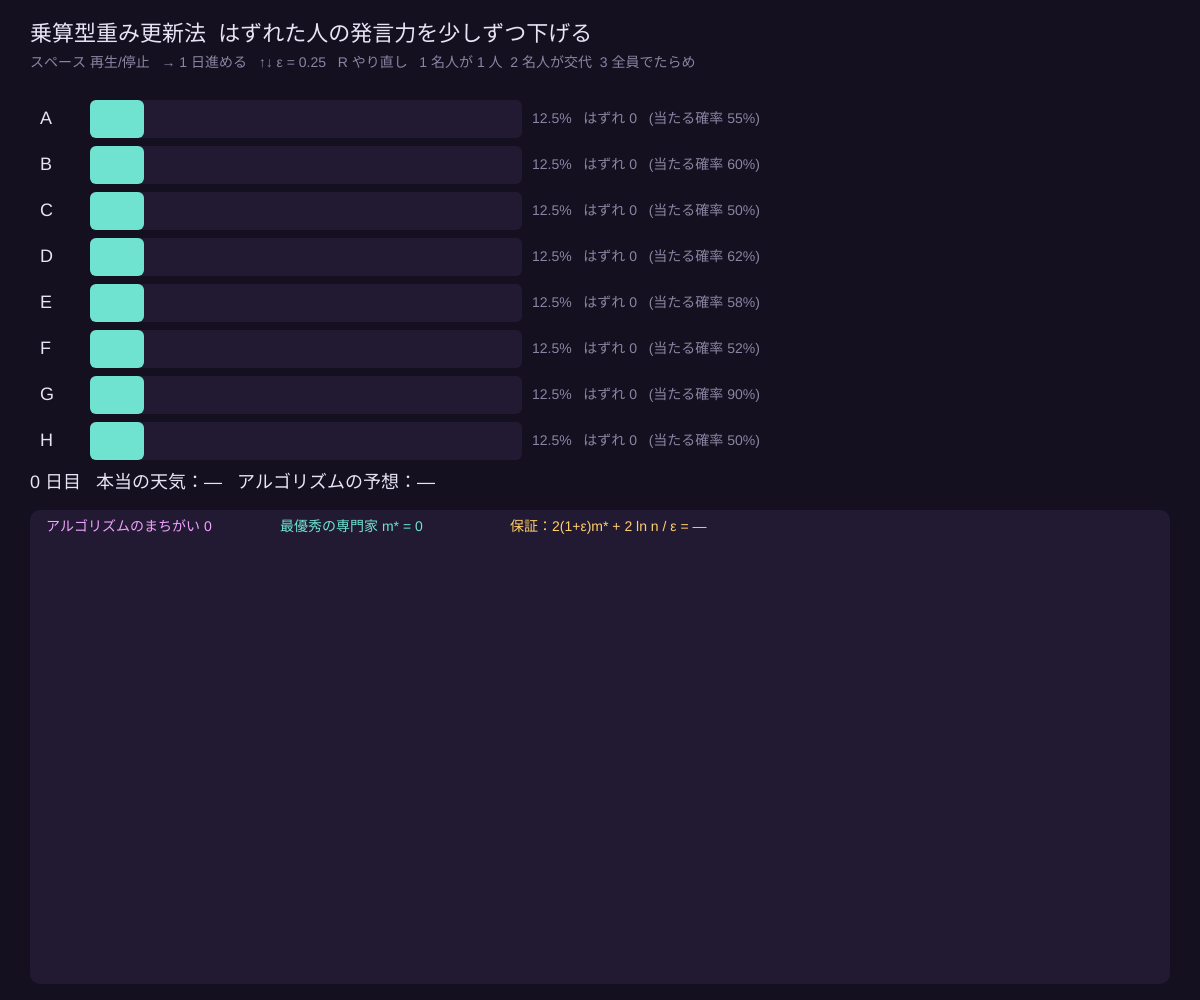
Frame 1 (no input)
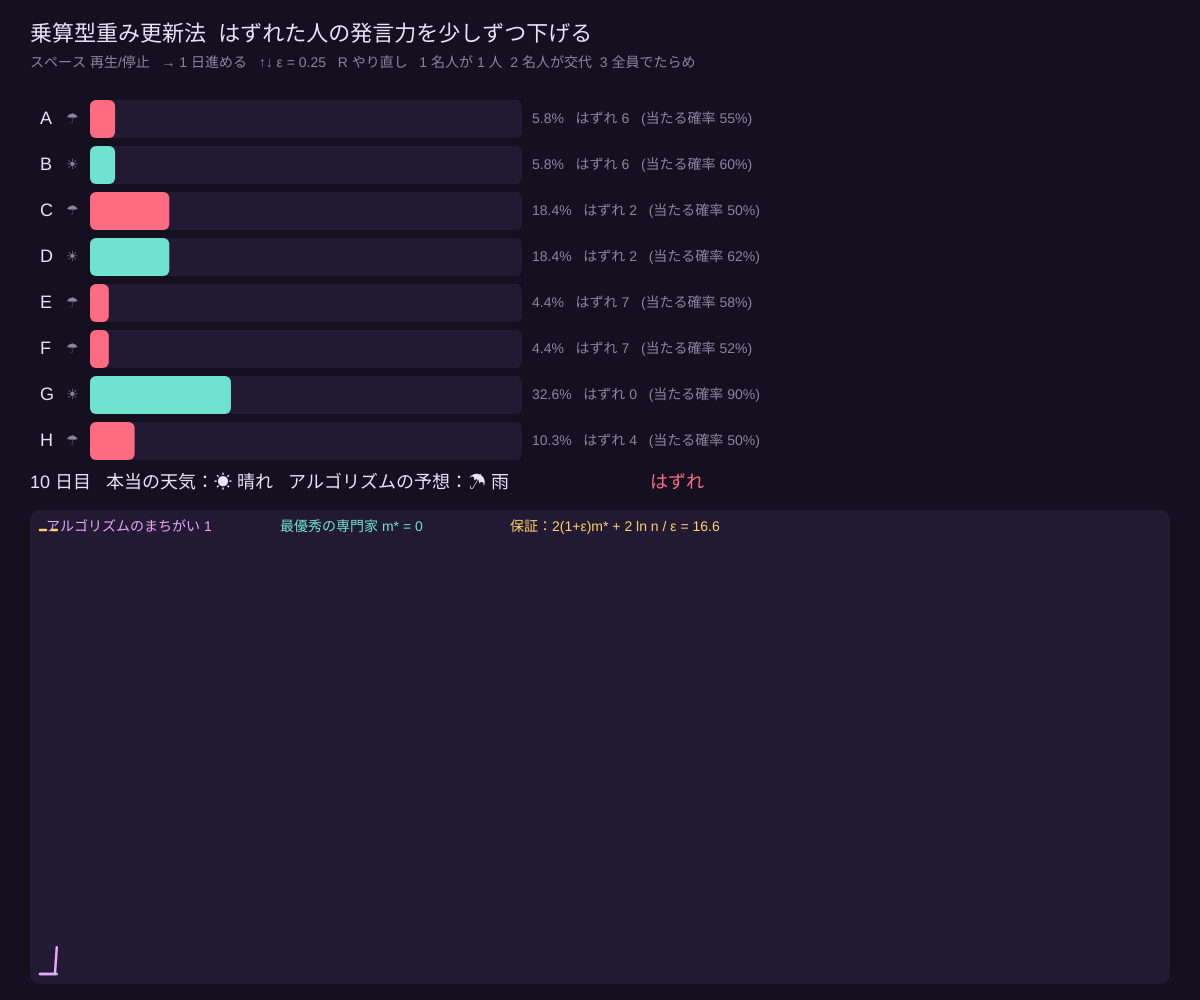
Frame 60 (no input)
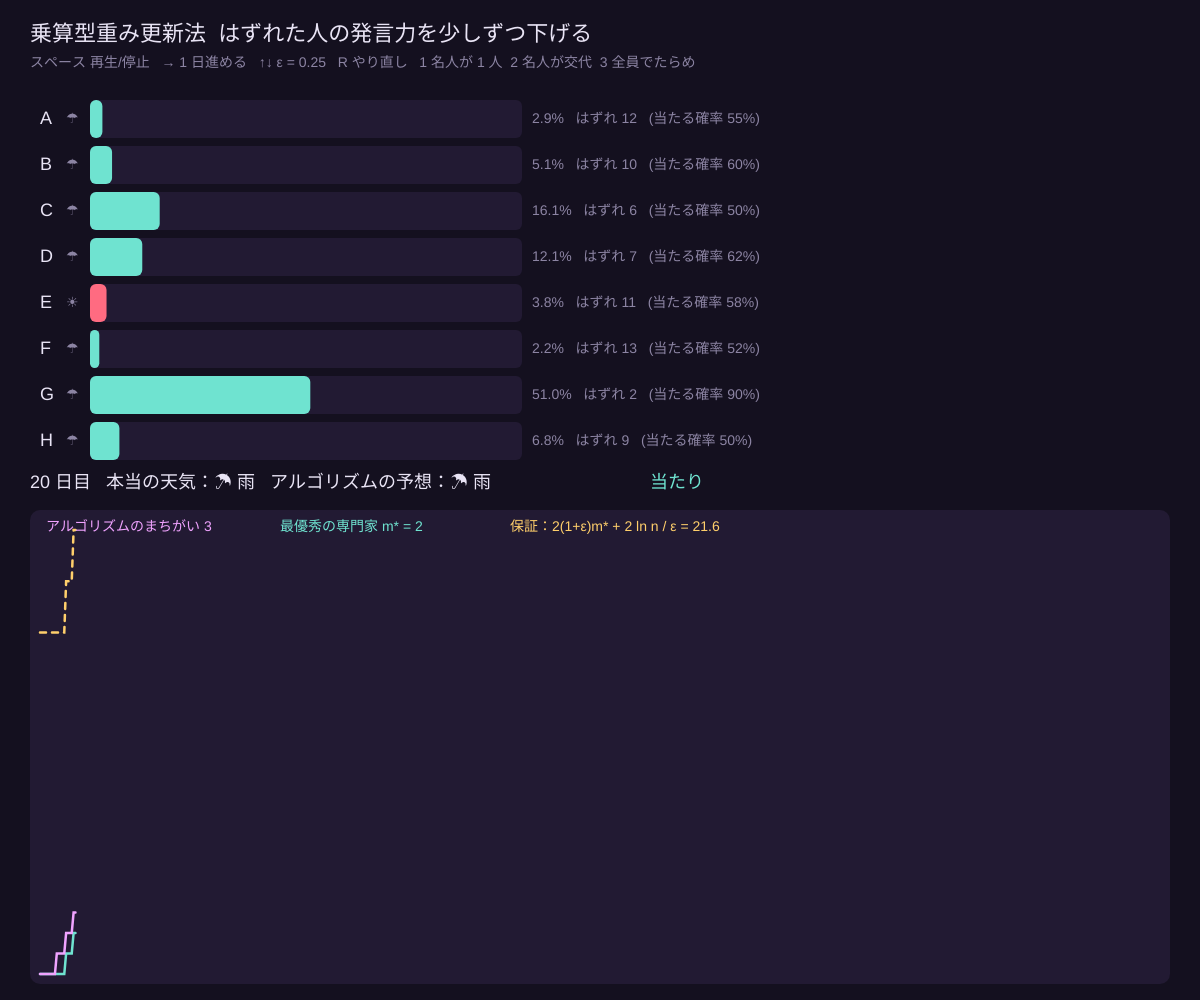
Frame 120 (the mouse pressed at the canvas centre since frame 60)

The p5.js sketch that drew these frames (run headless with seeded random() and noise() and a simulated clock; from frame 60 on, the mouse is pressed at the canvas centre):

// p5.js sketch
// ── sketch.js
// ============================================
// 11 乗算型重み更新法（重みつき多数決）
// 8 人の「専門家」が毎日、明日の天気（晴れ / 雨）を予想する。誰が当たるかは最初わからない
// アルゴリズム：重みの合計が大きい方の意見に従う。はずれた専門家の重みを (1 − ε) 倍にする
// これだけで、自分のまちがいは「いちばん優秀な専門家のまちがい」の約 2 倍 + 定数におさまる
//   まちがい ≤ 2(1 + ε)·m* + 2 ln n / ε  （m* = 最優秀の専門家のまちがい数）
// 操作：スペース = 再生・停止 / → = 1 日進める / ↑↓ = ε を変える / R = やり直し
//       1〜3 = お手本（名人が 1 人・名人が途中で交代・全員でたらめ）
// ============================================

let n = 8;
let eps = 0.25;         // ★ はずれたときに重みを減らす割合
let acc = [];           // 各専門家が当たる確率
let w = [], mistakes = [], algMistakes = 0, day = 0;
let histAlg = [], histBest = [], histBound = [];
let lastPred = [], lastTruth = 0, lastAlg = 0;
let scenario = 1;
let auto = true, speed = 6;
const names = ['A', 'B', 'C', 'D', 'E', 'F', 'G', 'H'];

const BG = '#14101f', PANEL = '#221a33', FG = '#e9e4f5', DIM = '#8c84a3';
const ORCHID = '#f0a3ff', MINT = '#6fe3d0', GOLD = '#ffcf6b', BAD = '#ff6b81';

function setup() {
  createCanvas(windowWidth, windowHeight);
  textFont('sans-serif');
  reset(1);
}

function reset(k) {
  scenario = k;
  acc = [0.55, 0.6, 0.5, 0.62, 0.58, 0.52, 0.9, 0.5];   // G が名人
  if (k === 3) acc = acc.map(() => 0.5);
  w = new Array(n).fill(1); mistakes = new Array(n).fill(0);
  algMistakes = 0; day = 0; histAlg = []; histBest = []; histBound = []; lastPred = [];
}

// ★ 1 日ぶん
function oneDay() {
  if (scenario === 2 && day === 150) { acc[6] = 0.45; acc[1] = 0.92; }   // 名人が交代する
  let truth = random() < 0.5 ? 1 : 0;                     // 1 = 雨、0 = 晴れ
  let pred = acc.map((a) => (random() < a ? truth : 1 - truth));
  // 重みつき多数決
  let wRain = 0, wSun = 0;
  pred.forEach((p, i) => (p ? (wRain += w[i]) : (wSun += w[i])));
  let alg = wRain >= wSun ? 1 : 0;
  if (alg !== truth) algMistakes++;
  // はずれた専門家の重みを (1 − ε) 倍
  pred.forEach((p, i) => { if (p !== truth) { mistakes[i]++; w[i] *= 1 - eps; } });
  let mx = max(w); if (mx < 1e-100) w = w.map((v) => v * 1e100);   // 小さくなりすぎないように（比は同じ）
  day++;
  let best = min(mistakes);
  histAlg.push(algMistakes); histBest.push(best);
  histBound.push(2 * (1 + eps) * best + (2 * Math.log(n)) / eps);
  lastPred = pred; lastTruth = truth; lastAlg = alg;
  if (histAlg.length > 600) { histAlg.shift(); histBest.shift(); histBound.shift(); }
}

function draw() {
  background(BG);
  if (auto && frameCount % speed === 0) oneDay();

  noStroke(); fill(FG); textAlign(LEFT, TOP); textSize(22);
  text('乗算型重み更新法  はずれた人の発言力を少しずつ下げる', 30, 24);
  fill(DIM); textSize(14);
  text(`スペース 再生/停止   → 1 日進める   ↑↓ ε = ${eps.toFixed(2)}   R やり直し   1 名人が 1 人  2 名人が交代  3 全員でたらめ`, 30, 56);

  // 専門家の重み
  let total = w.reduce((a, b) => a + b, 0);
  let x0 = 30, y0 = 100, rowH = min(46, (height * 0.56 - 100) / n), barW = width * 0.36;
  for (let i = 0; i < n; i++) {
    let y = y0 + i * rowH;
    let share = w[i] / total;
    fill(PANEL); rect(x0 + 60, y, barW, rowH - 8, 6);
    fill(lastPred.length && lastPred[i] !== lastTruth ? BAD : MINT);
    rect(x0 + 60, y, max(2, share * barW), rowH - 8, 6);
    fill(FG); textSize(18); textAlign(LEFT, CENTER); text(names[i], x0 + 10, y + rowH / 2 - 4);
    textSize(14); fill(DIM);
    text(lastPred.length ? (lastPred[i] ? '☂' : '☀') : '', x0 + 36, y + rowH / 2 - 4);
    text(`${(share * 100).toFixed(1)}%   はずれ ${mistakes[i]}   (当たる確率 ${round(acc[i] * 100)}%)`, x0 + 70 + barW, y + rowH / 2 - 4);
  }
  // 今日の結果
  let ry = y0 + n * rowH + 6;
  textAlign(LEFT, TOP); textSize(18);
  fill(FG); text(`${day} 日目   本当の天気：${lastPred.length ? (lastTruth ? '☂ 雨' : '☀ 晴れ') : '—'}   アルゴリズムの予想：${lastPred.length ? (lastAlg ? '☂ 雨' : '☀ 晴れ') : '—'}`, x0, ry);
  fill(lastPred.length && lastAlg === lastTruth ? MINT : BAD);
  if (lastPred.length) text(lastAlg === lastTruth ? '当たり' : 'はずれ', x0 + 620, ry);

  // まちがい数のグラフ
  let gx = 30, gy = ry + 36, gw = width - 60, gh = height - gy - 16;
  fill(PANEL); rect(gx, gy, gw, gh, 10);
  let mx = max(1, ...histBound.slice(-1), ...histAlg.slice(-1));
  let plot = (arr, col, dash) => {
    noFill(); stroke(col); strokeWeight(2.5);
    if (dash) drawingContext.setLineDash([6, 6]);
    beginShape(); arr.forEach((v, i) => vertex(gx + 10 + (i / 600) * (gw - 20), gy + gh - 10 - (v / mx) * (gh - 30))); endShape();
    drawingContext.setLineDash([]);
  };
  plot(histBound, GOLD, true); plot(histBest, MINT, false); plot(histAlg, ORCHID, false);
  noStroke(); textSize(14); textAlign(LEFT, TOP);
  fill(ORCHID); text(`アルゴリズムのまちがい ${algMistakes}`, gx + 16, gy + 10);
  fill(MINT); text(`最優秀の専門家 m* = ${min(mistakes)}`, gx + 250, gy + 10);
  fill(GOLD); text(`保証：2(1+ε)m* + 2 ln n / ε = ${histBound.length ? histBound[histBound.length - 1].toFixed(1) : '—'}`, gx + 480, gy + 10);
}

function keyPressed() {
  if (key === ' ') { auto = !auto; return false; }
  if (key === RIGHT_ARROW) { oneDay(); return false; }
  if (key === UP_ARROW) { eps = min(0.9, eps + 0.05); return false; }
  if (key === DOWN_ARROW) { eps = max(0.05, eps - 0.05); return false; }
  if (key === 'r' || key === 'R') reset(scenario);
  if ('123'.includes(key)) reset(Number(key));
}

function windowResized() { resizeCanvas(windowWidth, windowHeight); }
